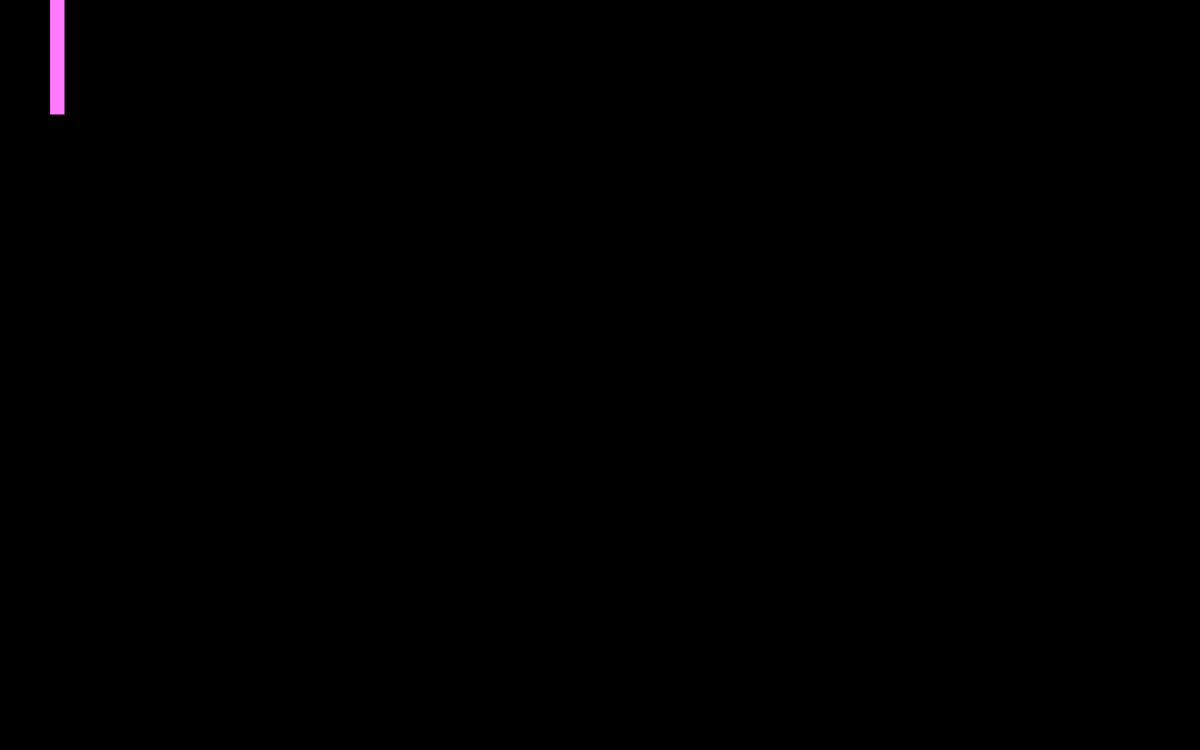
Frame 1 (no input)
Frame 60 (no input): identical to frame 1, image omitted
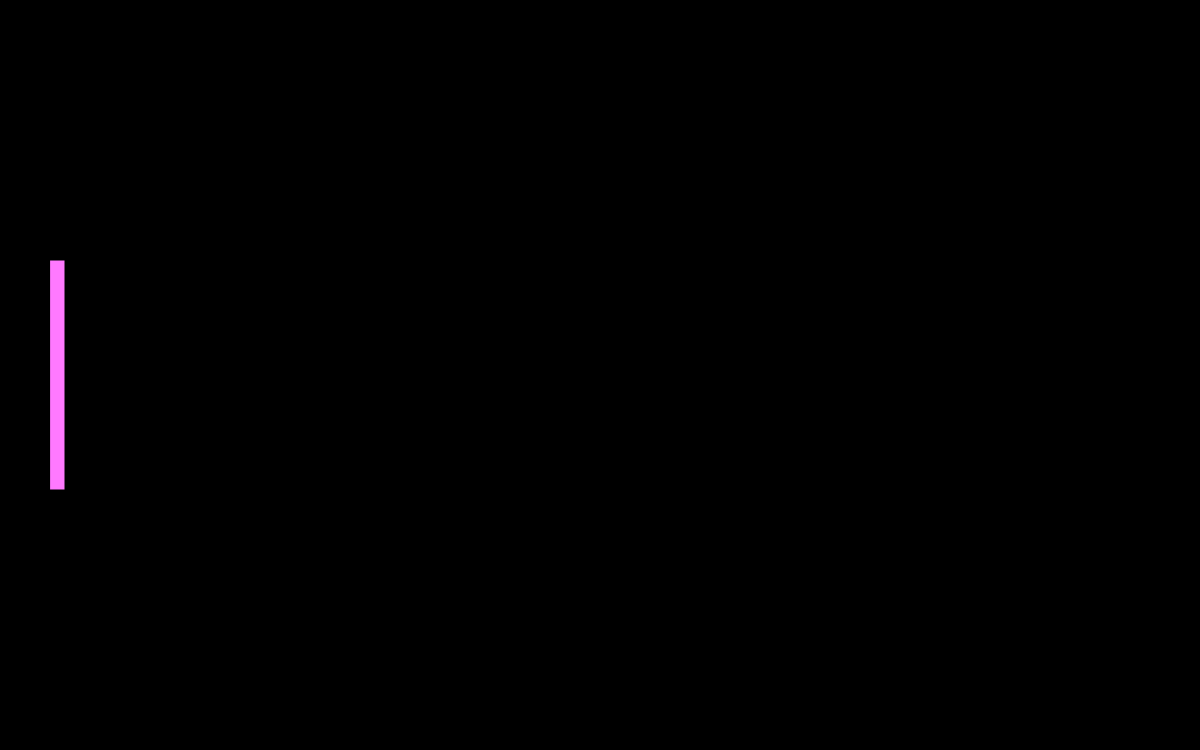
Frame 120 (the mouse pressed at the canvas centre since frame 60)

The p5.js sketch that drew these frames (run headless with seeded random() and noise() and a simulated clock; from frame 60 on, the mouse is pressed at the canvas centre):

// p5.js sketch
// ── sketch.js
var balls = [];

var speed = 5; 
        

function setup (){
    
    createCanvas (1200, 750);
    
    for (var i = 0; i < 2; i++){
        
        balls[i] = new Pong ();
    }
    
}

function draw (){
    
    background (0);
    
    paddle();
    
    for (var i = 0; i < balls.length; i++){
        
        balls[i].drawPong
        balls[i].bounce
        balls[i].move
    }
    
}
    
function mousePressed (){
    
    addBall();
    
}

function paddle (){
    
    this.pWidth = 15;
    this.pHeight = 230;
    this.pX = 50;
    this.pY = mouseY - this.pHeight / 2;
    
    fill (255, 121, 255);
    rect (this.pX, this.pY, this.pWidth, this.pHeight);
    
}

function Pong (){
    
    this.x = 50;
    this.y = 50;
    this.speed = 5;
    this.size = 20;
    
    this.drawPong = function (){
        
        fill (0, 231, 255);
        ellipse (this.x, this.y, this.size, this.size);
        
    }
    
    this.bounce = function (){
        
        if (this.x > width || this.x < 0){
            
            this.speed = this.speed * 1;
        }
        
        if (this.y > height || this.y < 0){
            
            this.speed = this.speed * 1;
        }
        
    }
    
    this.move = function (){
        
        this.x = this.x + this.speed;
        
        this.y = this.y + this.speed;
        
    }
    
}

function addBall (){
    
    
    
}
